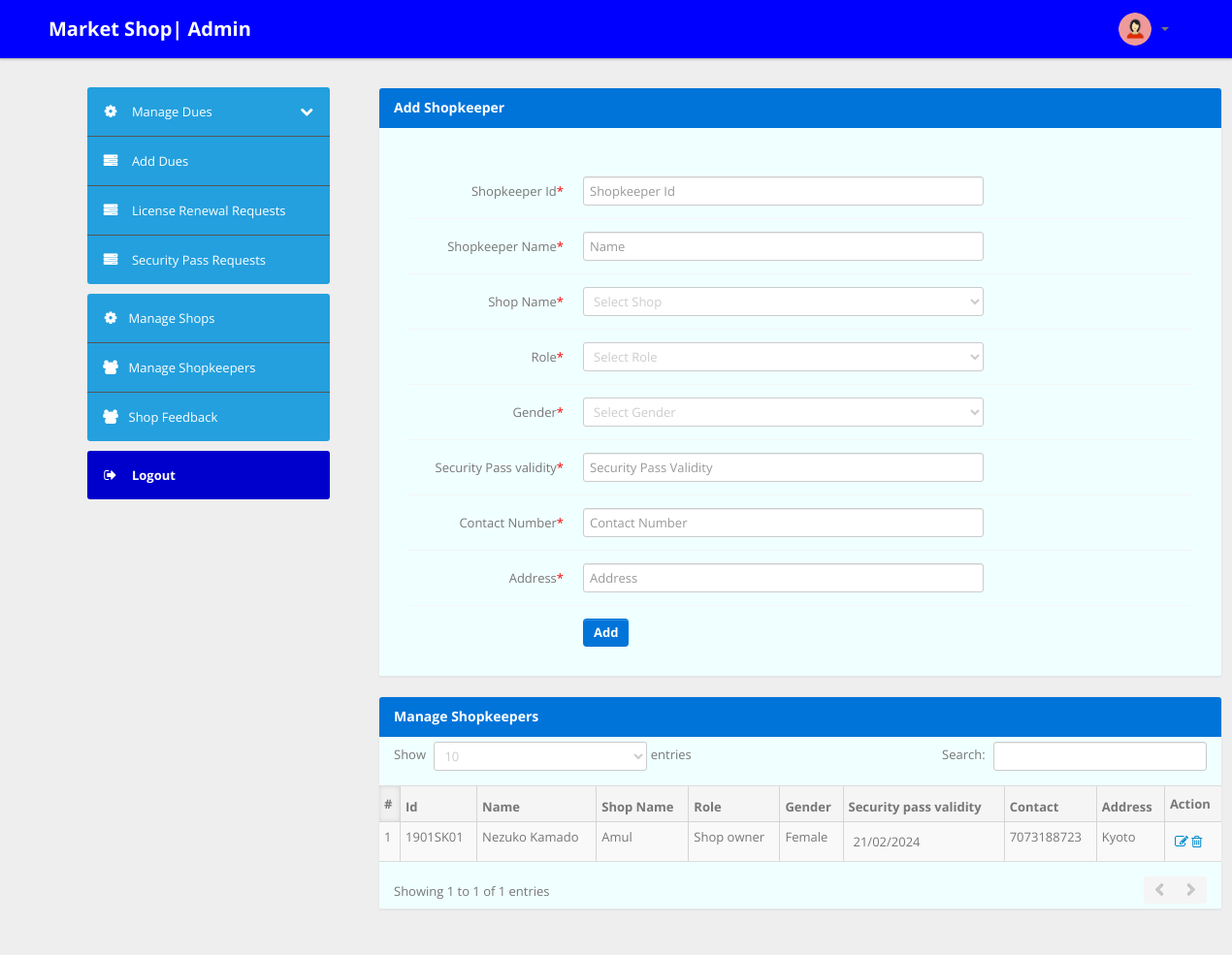
Page /admin/manage-shopkeepers.php (signed in) on the earlier database version.
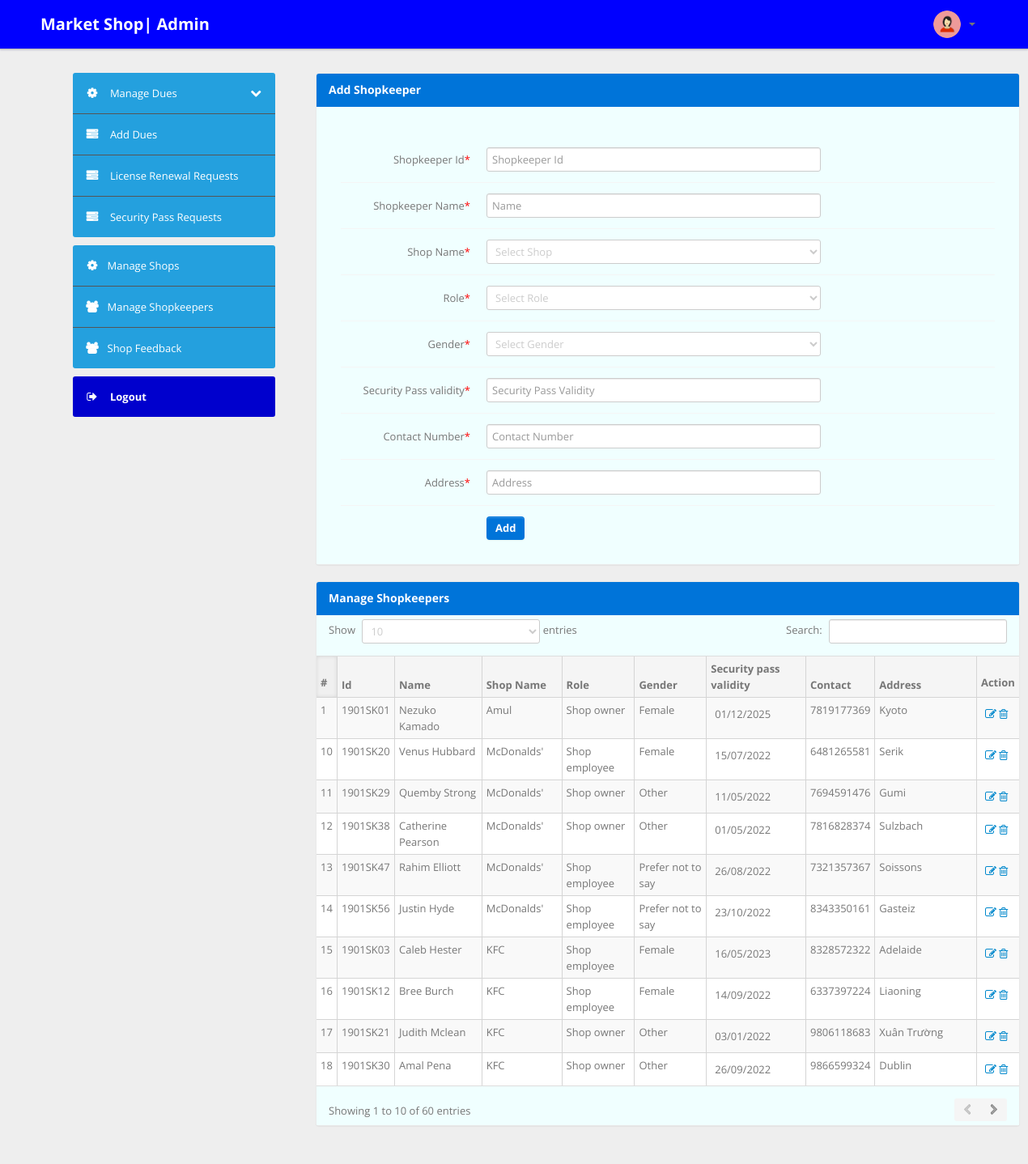
Same page on the later database version.
### tables this page shows
CREATE TABLE `shopkeeper` (
  `shopkeeperID` varchar(30) NOT NULL,
  `name` varchar(50) NOT NULL,
  `contact` varchar(10) NOT NULL,
  `address` varchar(200) NOT NULL,
  `shopID` varchar(30) NOT NULL,
  `gender` varchar(20) NOT NULL,
  `role` varchar(15) NOT NULL,
  `secPassVal` date NOT NULL,
  `password` varchar(255) NOT NULL,
  `secReq` varchar(25) NOT NULL DEFAULT 'Inactive',
  PRIMARY KEY (`shopkeeperID`),
  KEY `shop_id_employee` (`shopID`),
  KEY `idxshopkeeper` (`shopkeeperID`),
  CONSTRAINT `shop_id_employee` FOREIGN KEY (`shopID`) REFERENCES `shop` (`shopID`),
  CONSTRAINT `check_contact_shopkeeper` CHECK ((not((`contact` like _utf8mb4'%[^0-9]%'))))
);

CREATE TABLE `shop` (
  `shopID` varchar(30) NOT NULL,
  `location` varchar(100) NOT NULL,
  `licVal` date NOT NULL,
  `licExt` decimal(4,2) NOT NULL,
  `contact` varchar(10) NOT NULL,
  `shopName` varchar(30) NOT NULL,
  `remark` varchar(255) DEFAULT NULL,
  `licReq` varchar(25) NOT NULL DEFAULT 'Inactive',
  PRIMARY KEY (`shopID`),
  KEY `idxshop` (`shopID`),
  CONSTRAINT `check_contact` CHECK ((not((`contact` like _utf8mb4'%[^0-9]%'))))
);

### admin/manage-shopkeepers.php (the view, shortened to what this page needs)
<?php
if (strlen($_SESSION['email']) == 0) {
    header('location:login.php');
} else {
?>
    <!DOCTYPE html>
    <html lang="en">
    <head>
        <link type="text/css" href="bootstrap/css/bootstrap.min.css" rel="stylesheet">
        <link type="text/css" href="bootstrap/css/bootstrap-responsive.min.css" rel="stylesheet">
        <link type="text/css" href="css/theme.css" rel="stylesheet">
        <link type="text/css" href="images/icons/css/font-awesome.css" rel="stylesheet">
    </head>
    <body style="background:#eee">
        <?php include('header.php');?>
        <div style="padding:90px">
            <div class="container">
                <div class="row">
                    <?php include('sidebar.php'); ?>
                    <div class="span9">
                        <div class="content">
                            <div class="module">
                                <div class="module-head" style="background:#0074d9;">
                                    <h3 style="color:white; text-shadow:none;">Add Shopkeeper</h3>
                                </div>
                                <div class="module-body" style="background:azure;padding:30px">
                                    <br />
                                    <form class="form-horizontal row-fluid" name="shopkeeper" method="post" action="manage-shopkeepers.php">
                                        <div class="control-group">
                                            <label class="control-label" for="basicinput">Shopkeeper Id<span class="error" style="color:red;">*</span></label>
                                            <div class="controls">
                                                <input type="text" placeholder="Shopkeeper Id" name="shopkeeperID" class="span8 tip" style="color:dimgray;" required>
                                            </div>
                                        </div>
                                        <div class="control-group">
                                            <label class="control-label" for="basicinput">Shopkeeper Name<span class="error" style="color:red;">*</span></label>
                                            <div class="controls">
                                                <input type="text" placeholder="Name" name="name" class="span8 tip" style="color:dimgray;" required>
                                            </div>
                                        </div>
                                        <div class="control-group">
                                            <label class="control-label" for="basicinput">Shop Name<span class="error" style="color:red;">*</span></label>
                                            <div class="controls">
                                                <select onchange="changeMe(this)" name="shopName" class="span8 tip" id="shopName" required>
                                                    <option hidden value=""> Select Shop</option>
                                                </select>
                                            </div>
                                        </div>
                                        <div class="control-group">
                                            <label class="control-label" for="basicinput">Role<span class="error" style="color:red;">*</span></label>
                                            <div class="controls">
                                                <select onchange="changeMe(this)" name="role" id="role" class="span8 tip" required>
                                                    <option hidden value="">Select Role</option>
                                                </select>
                                            </div>
                                        </div>
                                        <div class="control-group">
                                            <label class="control-label" for="basicinput">Gender<span class="error" style="color:red;">*</span></label>
                                            <div class="controls">
                                                <select onchange="changeMe(this)" name="gender" id="gender" class="span8 tip" required>
                                                    <option hidden value="">Select Gender</option>
                                                </select>
                                            </div>
                                        </div>
                                        <div class="control-group">
                                            <label class="control-label" for="basicinput">Security Pass validity<span class="error" style="color:red;">*</span>
                                            </label>
                                            <div class="controls">
                                                <input placeholder="Security Pass Validity" name="secPassVal" class="span8 tip" type="text" onfocus="(this.type='date')" id="date" style="color:dimgray;" required>
                                            </div>
                                        </div>
                                        <div class="control-group">
                                            <label class="control-label" for="basicinput">Contact Number<span class="error" style="color:red;">*</span>
                                            </label>
                                            <div class="controls">
                                                <input type="number" placeholder="Contact Number" name="contact" class="span8 tip" style="color:dimgray;" required>
                                            </div>
                                        </div>
                                        <div class="control-group">
                                            <label class="control-label" for="basicinput">Address<span class="error" style="color:red;">*</span>
                                            </label>
                                            <div class="controls">
                                                <input type="text" placeholder="Address" name="address" class="span8 tip" style="color:dimgray;" required>
                                            </div>
                                        </div>
                                        <div class="control-group">
                                            <div class="controls">
                                                <button type="submit" name="submit" class="btn" style="background:#0074d9; color:white; font-weight:bold; text-shadow:none;">Add</button>
                                            </div>
                                        </div>
                                    </form>
                                </div>
                            </div>
                            <div class="module" >
                                <div class="module-head" style="background:#0074d9;">
                                    <h3 style="color:white; text-shadow:none;">Manage Shopkeepers</h3>
                                </div>
                                <div class="module-body table" style="background:azure;">
                                    <table cellpadding="0" cellspacing="0" class="datatable-1 table table-bordered table-striped	 display" width="100%">
                                        <thead>
                                            <tr">
                                                <th >#</th>
                                                <th style="padding:5px;">Id</th>
                                                <th style="padding:5px;">Name</th>
                                                <th style="padding:5px;">Shop Name</th>
                                                <th style="padding:5px;">Role</th>
                                                <th style="padding:5px;">Gender</th>
                                                <th style="padding:5px;">Security pass validity</th>
                                                <th style="padding:5px;">Contact</th>
                                                <th style="padding:5px;">Address</th>
                                                <th >Action</th>
                                        </thead>
                                        <tbody>
                                            <?php $query = mysqli_query($con, "select * from shopkeeper ORDER BY shopID");
                                            $cnt = 1;
                                            while ($row = mysqli_fetch_array($query)) {
                                                $sid = $row['shopID'];
                                                $query2 = mysqli_query($con, "select shopName from shop WHERE shopID='$sid'");
                                                $row2 = mysqli_fetch_array($query2);
                                                $date = $row['secPassVal'];
                                                $datec = strtotime($date);
                                                $final = date('d/m/Y', $datec);
                                            ?>
                                                <tr>
                                                    <td style="padding:5px;"><?php echo htmlentities($cnt); ?></td>
                                                    <td style="padding:5px;"><?php echo htmlentities($row['shopkeeperID']); ?></td>
                                                    <td style="padding:5px;"><?php echo htmlentities($row['name']); ?></td>
                                                    <td style="padding:5px;"><?php echo htmlentities($row2['shopName']); ?></td>
                                                    <td style="padding:5px;"><?php echo htmlentities($row['role']); ?></td>
                                                    <td style="padding:5px;"><?php echo htmlentities($row['gender']); ?></td>
                                                    <td style="padding:10px;"><?php echo htmlentities($final); ?></td>
                                                    <td style="padding:5px;"><?php echo htmlentities($row['contact']); ?></td>
                                                    <td style="padding:5px;"><?php echo htmlentities($row['address']); ?></td>
                                                    <td style="padding:10px;">
                                                        <a href="edit-shopkeeper-details.php?shopkeeperID=<?php echo $row['shopkeeperID'] ?>" title="Edit shopkeeper details"><i class="icon-edit"></i></a>
                                                        <a href="manage-shopkeepers.php?shopkeeperID=<?php echo $row['shopkeeperID'] ?>&del=delete" onClick="return confirm('All the details related to this shopkeeper will be deleted. Are you sure you want to continue?')"><i class="icon-trash"></i></a>
                                                    </td>
                                                </tr>
                                            <?php $cnt = $cnt + 1;
                                            } ?>
                                    </table>
                                </div>
                            </div>
                        </div>
                    </div>
                </div>
            </div>
        </div>
    </body>
<?php } ?>

### admin/header.php (shortened to what this page needs)
<div class="navbar navbar-fixed-top" style="position:fixed!important">
    <div class="navbar-inner">
        <div class="container">
            <a class="brand" style="color: white; text-shadow:none;" href="#">
                Market Shop| Admin
            </a>
            <div class="nav-collapse collapse navbar-inverse-collapse">
                <ul class="nav pull-right">
                    <li class="nav-user dropdown" style="color:white;">
                        <a href="#" class="dropdown-toggle" data-toggle="dropdown" style="color:white;">
                            <img src="images/admin.png" class="nav-avatar" />
                            <b class="caret"></b>
                        </a>
                    </li>
                </ul>
            </div>
        </div>
    </div>
</div>

### admin/sidebar.php (shortened to what this page needs)
<div class="span3">
    <div class="sidebar" style="position:fixed; width:250px" >
        <ul class="widget widget-menu unstyled">
            <li>
                <a class="collapsed" data-toggle="collapse" href="#togglePages" style="background:#24a0de; color:white;">
                    <i class="menu-icon icon-cog" style="color:white;text-shadow:none;font-weight:bolder"></i>
                    <i class="icon-chevron-down pull-right" ></i><i class="icon-chevron-up pull-right" style="color:white"></i>
                    Manage Dues
                </a>
            </li>
            <li>
                <a href="add-dues.php" style="background:#24a0de;color:white;text-shadow:none">
                    <i class="menu-icon icon-tasks" style="color:white;text-shadow:none;font-weight:bolder"></i>
                    Add Dues
                </a>
            </li>
            <li>
                <a href="license.php" style="background:#24a0de;color:white;text-shadow:none">
                    <i class="menu-icon icon-tasks" style="color:white;text-shadow:none;font-weight:bolder"></i>
                    License Renewal Requests
                </a>
            </li>
            <li>
                <a href="security-pass.php" style="background:#24a0de;color:white;text-shadow:none">
                    <i class="menu-icon icon-tasks" style="color:white;text-shadow:none;font-weight:bolder"></i>
                    Security Pass Requests
                </a>
            </li>
        </ul>
        <ul class="widget widget-menu unstyled">
            <li><a href="manage-shop.php" style="background:#24a0de;color:white;text-shadow:none"><i class="menu-icon icon-cog" style="color:white;text-shadow:none;font-weight:bolder"></i>Manage Shops</a></li>
            <li><a href="manage-shopkeepers.php" style="background:#24a0de;color:white;text-shadow:none"><i class="menu-icon icon-group" style="color:white;text-shadow:none;font-weight:bolder"></i>Manage Shopkeepers</a></li>
            <li><a href="feedback.php" style="background:#24a0de;color:white;text-shadow:none"><i class="menu-icon icon-group" style="color:white;text-shadow:none;font-weight:bolder"></i>Shop Feedback</a></li>
        </ul>
        <ul class="widget widget-menu unstyled">
            <li>
                <a href="logout.php" style="background:mediumblue;color:white;text-shadow:none;font-weight:bolder">
                    <i class="menu-icon icon-signout" style="color:white;text-shadow:none"></i>
                    Logout
                </a>
            </li>
        </ul>
    </div>
</div>

### admin/manage-shopkeepers.php (style rules this page uses)
select { color: #ccc; }
option { color: dimgray; }
option:first-child { color: #ccc; }

Differences in the rows shown:
changed shopkeeper "1901SK01": secPassVal "21/02/2024" → "01/12/2025"; contact "7073188723" → "7819177369"
added shopkeeper: shopkeeperID "1901SK20", name "Venus Hubbard", shopID.shopName "McDonalds'", role "Shop employee", gender "Female", secPassVal "15/07/2022", contact "6481265581", address "Serik"
added shopkeeper: shopkeeperID "1901SK29", name "Quemby Strong", shopID.shopName "McDonalds'", role "Shop owner", gender "Other", secPassVal "11/05/2022", contact "7694591476", address "Gumi"
added shopkeeper: shopkeeperID "1901SK38", name "Catherine Pearson", shopID.shopName "McDonalds'", role "Shop owner", gender "Other", secPassVal "01/05/2022", contact "7816828374", address "Sulzbach"
added shopkeeper: shopkeeperID "1901SK47", name "Rahim Elliott", shopID.shopName "McDonalds'", role "Shop employee", gender "Prefer not to say", secPassVal "26/08/2022", contact "7321357367", address "Soissons"
added shopkeeper: shopkeeperID "1901SK56", name "Justin Hyde", shopID.shopName "McDonalds'", role "Shop employee", gender "Prefer not to say", secPassVal "23/10/2022", contact "8343350161", address "Gasteiz"
added shopkeeper: shopkeeperID "1901SK03", name "Caleb Hester", shopID.shopName "KFC", role "Shop employee", gender "Female", secPassVal "16/05/2023", contact "8328572322", address "Adelaide"
added shopkeeper: shopkeeperID "1901SK12", name "Bree Burch", shopID.shopName "KFC", role "Shop employee", gender "Female", secPassVal "14/09/2022", contact "6337397224", address "Liaoning"
added shopkeeper: shopkeeperID "1901SK21", name "Judith Mclean", shopID.shopName "KFC", role "Shop owner", gender "Other", secPassVal "03/01/2022", contact "9806118683", address "Xuân Trường"
added shopkeeper: shopkeeperID "1901SK30", name "Amal Pena", shopID.shopName "KFC", role "Shop owner", gender "Other", secPassVal "26/09/2022", contact "9866599324", address "Dublin"
Other differences:
text written by a page script: "Show entries Search: Showing 1 to 1 of 1 entries" → "Show entries Search: Showing 1 to 10 of 60 entries"
